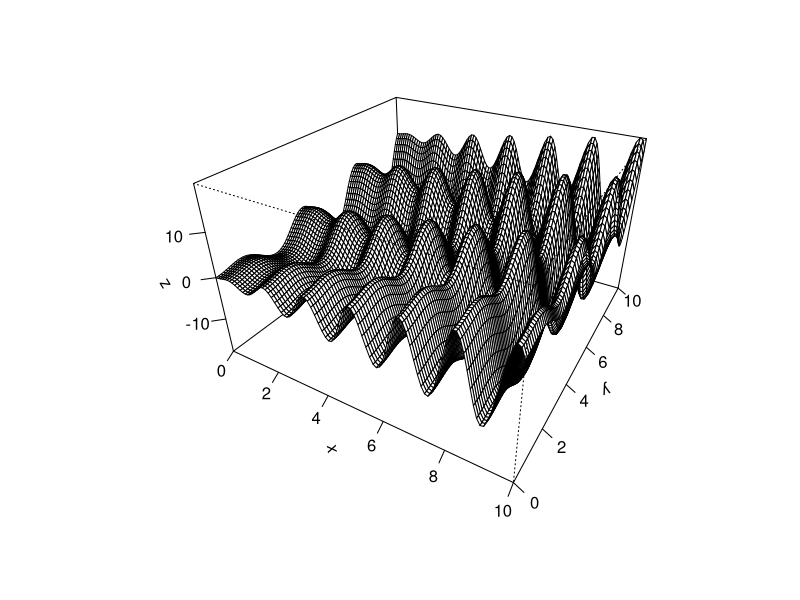

Write the R code that produced this figure.

# exercise written 14 August 2006 by Anders Brodin translated into R by John Waller 2016

GA = function() {
  
# variables:
POPSIZE = 50                   # popsize is number of chromosomes in the population
GENE_NUMBER = 8                # gene number is number of genes in each chromosome, should be one in these simple tasks
MAX_GENERATIONS = 50           # number of iterations
NUM_BREED = 20              # out of the 50 chromsomes (= possible solutions) the 20 best are allowed to reproduce

# genetic operators
mutation_rate = 0.04           # how large percentage of the genes experience mutations
mutation_free = 10             # number of topranked Individuals that should be saved from mutation


# Define Functions

Create_pop = function(POPSIZE,GENE_NUMBER) {                               # This function creates a random population of 50 chromosomes
# global POPSIZE GENE_NUMBER Ind;% Gene Fitness;

IndL = list() 										# create an empty list to put on Inds. A list of inidviduals = a population :)
for(Count1 in 1:POPSIZE) {                          # For counter for the chromosomes
    
	Gene = c()
	for(Count2 in 1:GENE_NUMBER) {                   # For counter for genes inside chromosomes
        
		g = runif(1,0,1)                                # g is a random number between 0 and 1
        
		if(g < 0.5) {                                  # fill genes with either 0 or 1
            Gene[Count2] = 0           # 0 or 1 is written into the array "Ind" which is an
        } else {                                         # array of a user defined variable (like struct or class)
            Gene[Count2] = 1           # the "Gene" is and integer inside the composite variable
        }

		}

IndL[[Count1]] = list(Gene = Gene, Fitness = -1)

    }

return(IndL) 
}

Evaluate_fitness = function(IndL,POPSIZE,GENE_NUMBER) {

  for(Count1 in 1:POPSIZE) {
     Added_Value = 0;
     for(Count2 in GENE_NUMBER:1) {
         X = 2^(GENE_NUMBER - Count2)
         if(IndL[[Count1]]$Gene[Count2] == 1) {
             Added_Value = Added_Value + X
         }
     }
     IndL[[Count1]]$Fitness = Added_Value
  }
  
  return(IndL)
}

Sort = function(IndL) {

IndL = IndL[rev(order(sapply(IndL,function(x) x$Fitness)))] # sort the list by fitness

return(IndL)
}

Reproduce = function(IndL,POPSIZE,NUM_BREED) {

  countback = POPSIZE
  for(Count1 in seq(1,POPSIZE/2,2)) {
      if(Count1 <= NUM_BREED) {
          Gene_No = 8*runif(1,0,1) + 1
          for(Count2 in 1:GENE_NUMBER) {
              if(Count2 <= Gene_No) {
                  IndL[[countback]]$Gene[Count2] = IndL[[Count1]]$Gene[Count2]
                  IndL[[countback - 1]]$Gene[Count2] = IndL[[Count1 + 1]]$Gene[Count2]
              } else {
                  IndL[[countback]]$Gene[Count2] = IndL[[Count1 + 1]]$Gene[Count2]
                  IndL[[countback - 1]]$Gene[Count2] = IndL[[Count1]]$Gene[Count2]
              }
          }
          countback = countback - 2
      }
  }
  
  return(IndL)
}

Mutate = function(IndL,POPSIZE,NUM_BREED,mutation_free,mutation_rate) {

  for(Count1 in mutation_free:POPSIZE) {
      for(Count2 in 1 : GENE_NUMBER) {
          Chance = runif(1,0,1)
          if(Chance <= mutation_rate) {
              if(IndL[[Count1]]$Gene[Count2] == 0) {
                  IndL[[Count1]]$Gene[Count2] = 1
              } else {
                  IndL[[Count1]]$Gene[Count2] = 0
              }
          }
      }
  }
  
  return(IndL)
}

IndL = Create_pop(POPSIZE,GENE_NUMBER)                                          # calls function that generates random chromosomes

# main loop over all of our functions

meantopfitness = c() # empty vectors to store results
meanfitness = c()

for(generation in 1:MAX_GENERATIONS) {  
  IndL = Evaluate_fitness(IndL,POPSIZE,GENE_NUMBER) 							# give back altered population with fitness
  IndL = Sort(IndL)
  IndL = Reproduce(IndL,POPSIZE,NUM_BREED)
  IndL = Mutate(IndL,POPSIZE,NUM_BREED,mutation_free,mutation_rate)
  
  # output
  addfitness = 0
  add_top = 0
  for(Count in 1:POPSIZE) {
      addfitness = addfitness + IndL[[Count]]$Fitness
      if(Count <= 10) {
         add_top = add_top + IndL[[Count]]$Fitness
      }
  }
  meantopfitness[generation] = add_top/10
  meanfitness[generation] = addfitness/POPSIZE
  
  cat("generation:",generation,"\n")
  cat("mean top fitness:",meantopfitness[generation],"\n")
  cat("mean fitness",meanfitness[generation],"\n")
}

# # plot results
cat("Change this directory to a suitable directory on your machine!")
jpeg('/home/sergii/Documents/courses/modelling/plot.jpg')
plot(1:MAX_GENERATIONS,meanfitness,ylim=c(0,255),pch=19,type="l")
points(1:MAX_GENERATIONS,meantopfitness,pch=19,col="red",type="l")
dev.off()

}

f <- function(x,y) x*sin(4*x)+1.1*y*sin(2*y)
x <- seq(0,10, length=101)
y <- seq(0,10, length=101)
z <- outer(x,y,f)

persp(x,y,z,
      theta=30, phi=30, expand=0.6,
      ticktype='detailed')

